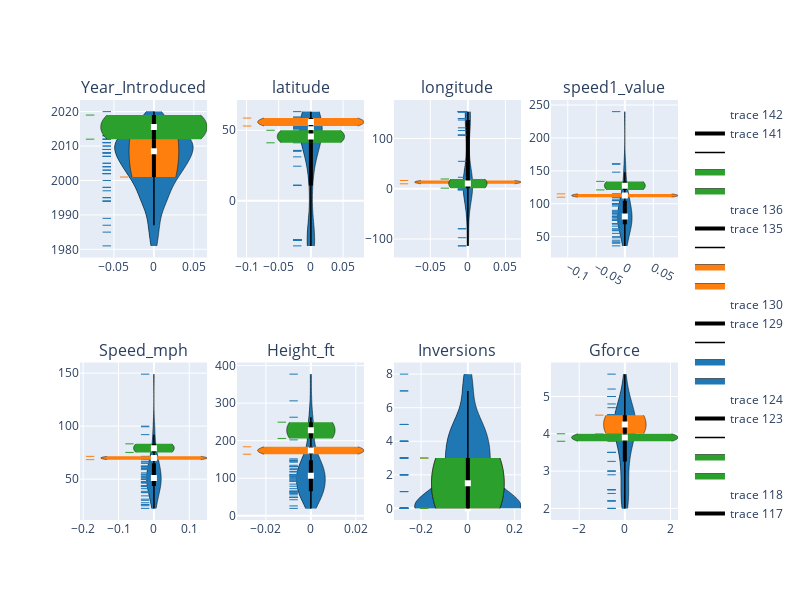

Source (notebook cell):
### Code cell
import plotly.figure_factory as ff
import plotly.subplots

# Crea una lista vacía para almacenar los gráficos de violín
violin_plots = []

# Crea un gráfico de violín para cada columna numérica
for col in num_var:
    violin_plots.append(ff.create_violin(df_clean, data_header=col, group_header='Type_Main', title=col))

# Muestra los gráficos de violín en una cuadrícula
fig = plotly.subplots.make_subplots(rows=2, cols=4, subplot_titles=num_var)
for i, plot in enumerate(violin_plots):
    row = i // 4 + 1
    col = i % 4 + 1
    for trace in plot.data:
        fig.add_trace(trace, row=row, col=col)

# Ajusta el tamaño de la figura a (800, 600)
fig.update_layout(width=800, height=600)

fig.show()
